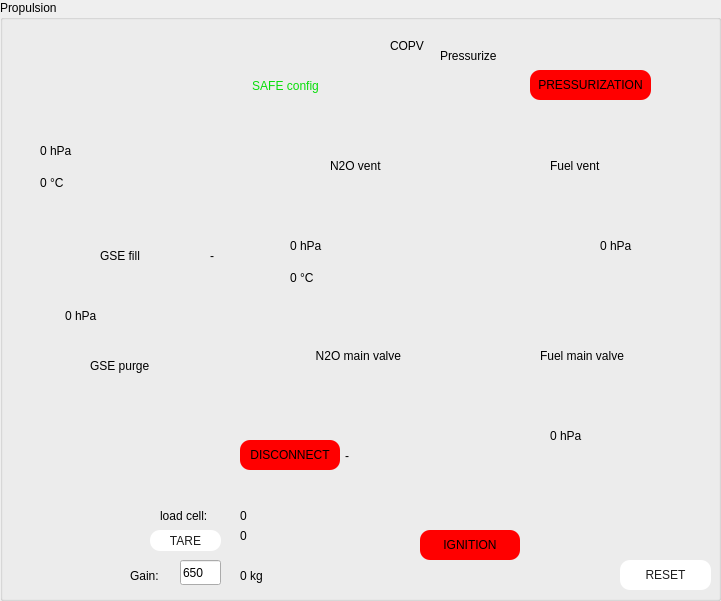
   <widget class="QGroupBox" name="groupBox_2">
    <property name="geometry">
     <rect>
      <x>19</x>
      <y>39</y>
      <width>721</width>
      <height>601</height>
     </rect>
    </property>
    <property name="styleSheet">
     <string notr="true"/>
    </property>
    <property name="title">
     <string>Propulsion</string>
    </property>
    <widget class="QPushButton" name="reset_valves">
     <property name="geometry">
      <rect>
       <x>620</x>
       <y>560</y>
       <width>91</width>
       <height>30</height>
      </rect>
     </property>
     <property name="styleSheet">
      <string notr="true">QPushButton{
color: rgb(30, 30, 30);
font: 9pt &quot;Verdana&quot;;
border-radius: 10px;
background: white;
}
QPushButton:hover {
font: 700 9pt &quot;Verdana&quot;;
}
QPushButton:pressed {
font: 700 9pt &quot;Verdana&quot;;
color: white;
background: transparent;
border: 3px  solid white;
}

QPushButton:focus{
border: none;
}

</string>
     </property>
     <property name="text">
      <string>RESET</string>
     </property>
    </widget>
    <widget class="QPushButton" name="GSE_fill">
     <property name="geometry">
      <rect>
       <x>150</x>
       <y>230</y>
       <width>61</width>
       <height>51</height>
      </rect>
     </property>
     <property name="styleSheet">
      <string notr="true">QPushButton {
	background: transparent;
	qproperty-icon: url(:/assets/GS_valve_V2_CloseH.svg);
   qproperty-iconSize: 50px;
}
QPushButton:hover {
	background-color: rgba(0, 0, 0, 50); 
}
</string>
     </property>
     <property name="text">
      <string/>
     </property>
     <property name="flat">
      <bool>true</bool>
     </property>
    </widget>
    <widget class="QPushButton" name="GSE_vent">
     <property name="geometry">
      <rect>
       <x>150</x>
       <y>340</y>
       <width>61</width>
       <height>51</height>
      </rect>
     </property>
     <property name="styleSheet">
      <string notr="true">QPushButton {
	background-color: transparent;
	qproperty-icon: url(:/assets/GS_valve_V2_OpenV.svg);
   qproperty-iconSize: 50px;
}
QPushButton:hover {
	background-color: rgba(0, 0, 0, 50); 
}
QPushButton:pressed {
	background-color: rgba(0, 0, 0, 50); 
}
</string>
     </property>
     <property name="text">
      <string/>
     </property>
     <property name="autoDefault">
      <bool>false</bool>
     </property>
     <property name="default">
      <bool>false</bool>
     </property>
     <property name="flat">
      <bool>true</bool>
     </property>
    </widget>
    <widget class="QLabel" name="label">
     <property name="geometry">
      <rect>
       <x>100</x>
       <y>240</y>
       <width>51</width>
       <height>31</height>
      </rect>
     </property>
     <property name="styleSheet">
      <string notr="true">background: transparent;
font: 9pt &quot;Verdana&quot;;
</string>
     </property>
     <property name="text">
      <string>GSE fill</string>
     </property>
    </widget>
    <widget class="QLabel" name="label_2">
     <property name="geometry">
      <rect>
       <x>90</x>
       <y>350</y>
       <width>71</width>
       <height>31</height>
      </rect>
     </property>
     <property name="styleSheet">
      <string notr="true">background: transparent;
font: 9pt &quot;Verdana&quot;;
</string>
     </property>
     <property name="text">
      <string>GSE purge</string>
     </property>
    </widget>
    <widget class="QLabel" name="label_3">
     <property name="geometry">
      <rect>
       <x>290</x>
       <y>340</y>
       <width>111</width>
       <height>31</height>
      </rect>
     </property>
     <property name="styleSheet">
      <string notr="true">background: transparent;
font: 9pt &quot;Verdana&quot;;
</string>
     </property>
     <property name="text">
      <string>N2O main valve</string>
     </property>
     <property name="alignment">
      <set>Qt::AlignRight|Qt::AlignTrailing|Qt::AlignVCenter</set>
     </property>
    </widget>
    <widget class="QLabel" name="label_4">
     <property name="geometry">
      <rect>
       <x>540</x>
       <y>340</y>
       <width>101</width>
       <height>31</height>
      </rect>
     </property>
     <property name="styleSheet">
      <string notr="true">background: transparent;
font: 9pt &quot;Verdana&quot;;
</string>
     </property>
     <property name="text">
      <string>Fuel main valve</string>
     </property>
    </widget>
    <widget class="QPushButton" name="AV_servo_N2O">
     <property name="geometry">
      <rect>
       <x>396</x>
       <y>330</y>
       <width>61</width>
       <height>51</height>
      </rect>
     </property>
     <property name="styleSheet">
      <string notr="true">QPushButton {
	background: transparent;
	qproperty-icon: url(:/assets/GS_valve_V2_CloseH.svg);
   qproperty-iconSize: 50px;
}
QPushButton:hover {
	background-color: rgba(0, 0, 0, 50); 
}
</string>
     </property>
     <property name="text">
      <string/>
     </property>
     <property name="flat">
      <bool>true</bool>
     </property>
    </widget>
    <widget class="QPushButton" name="AV_servo_fuel">
     <property name="geometry">
      <rect>
       <x>478</x>
       <y>330</y>
       <width>61</width>
       <height>51</height>
      </rect>
     </property>
     <property name="styleSheet">
      <string notr="true">QPushButton {
	background-color: transparent;
	qproperty-icon: url(:/assets/GS_valve_V2_CloseH.svg);
   qproperty-iconSize: 50px;
}
QPushButton:hover {
	background-color: rgba(0, 0, 0, 50); 
}
</string>
     </property>
     <property name="text">
      <string/>
     </property>
     <property name="flat">
      <bool>true</bool>
     </property>
    </widget>
    <widget class="QPushButton" name="AV_vent_N2O">
     <property name="geometry">
      <rect>
       <x>340</x>
       <y>167</y>
       <width>61</width>
       <height>51</height>
      </rect>
     </property>
     <property name="styleSheet">
      <string notr="true">QPushButton {
	background-color: transparent;
	qproperty-icon: url(:/assets/GS_valve_V2_OpenH.svg);
   qproperty-iconSize: 50px;
}
QPushButton:hover {
	background-color: rgba(0, 0, 0, 50); 
}
</string>
     </property>
     <property name="text">
      <string/>
     </property>
     <property name="flat">
      <bool>true</bool>
     </property>
    </widget>
    <widget class="QPushButton" name="AV_vent_fuel">
     <property name="geometry">
      <rect>
       <x>540</x>
       <y>167</y>
       <width>61</width>
       <height>51</height>
      </rect>
     </property>
     <property name="styleSheet">
      <string notr="true">QPushButton {
	background-color: transparent;
	qproperty-icon: url(:/assets/GS_valve_V2_OpenH.svg);
   qproperty-iconSize: 50px;
}
QPushButton:hover {
	background-color: rgba(0, 0, 0, 50); 
}
</string>
     </property>
     <property name="text">
      <string/>
     </property>
     <property name="flat">
      <bool>true</bool>
     </property>
    </widget>
    <widget class="QPushButton" name="AV_pressurization">
     <property name="geometry">
      <rect>
       <x>440</x>
       <y>70</y>
       <width>61</width>
       <height>51</height>
      </rect>
     </property>
     <property name="styleSheet">
      <string notr="true">QPushButton {
	background-color: transparent;
	qproperty-icon: url(:/assets/GS_valve_V2_CloseV.svg);
   qproperty-iconSize: 50px;
}
QPushButton:hover {
	background-color: rgba(0, 0, 0, 50); 
}
</string>
     </property>
     <property name="text">
      <string/>
     </property>
     <property name="flat">
      <bool>true</bool>
     </property>
    </widget>
    <widget class="QLabel" name="label_5">
     <property name="geometry">
      <rect>
       <x>550</x>
       <y>150</y>
       <width>81</width>
       <height>31</height>
      </rect>
     </property>
     <property name="styleSheet">
      <string notr="true">background: transparent;
font: 9pt &quot;Verdana&quot;;
</string>
     </property>
     <property name="text">
      <string>Fuel vent</string>
     </property>
    </widget>
    <widget class="QLabel" name="label_6">
     <property name="geometry">
      <rect>
       <x>330</x>
       <y>150</y>
       <width>61</width>
       <height>31</height>
      </rect>
     </property>
     <property name="styleSheet">
      <string notr="true">background: transparent;
font: 9pt &quot;Verdana&quot;;
</string>
     </property>
     <property name="text">
      <string>N2O vent</string>
     </property>
    </widget>
    <widget class="QLabel" name="label_7">
     <property name="geometry">
      <rect>
       <x>440</x>
       <y>40</y>
       <width>71</width>
       <height>31</height>
      </rect>
     </property>
     <property name="styleSheet">
      <string notr="true">background: transparent;
font: 9pt &quot;Verdana&quot;;
</string>
     </property>
     <property name="text">
      <string>Pressurize</string>
     </property>
    </widget>
    <widget class="QLabel" name="GSE_pressure">
     <property name="geometry">
      <rect>
       <x>40</x>
       <y>135</y>
       <width>61</width>
       <height>31</height>
      </rect>
     </property>
     <property name="styleSheet">
      <string notr="true">background: transparent;
font: 9pt &quot;Verdana&quot;;
</string>
     </property>
     <property name="text">
      <string>0 hPa</string>
     </property>
    </widget>
    <widget class="QPushButton" name="prop_diagram">
     <property name="enabled">
      <bool>true</bool>
     </property>
     <property name="geometry">
      <rect>
       <x>20</x>
       <y>40</y>
       <width>691</width>
       <height>471</height>
      </rect>
     </property>
     <property name="styleSheet">
      <string notr="true">QPushButton{
background: transparent;
qproperty-icon: url(:/assets/Prop_background_V1.png);
qproperty-iconSize: 700px;
}

/*QPushButton:checked {
   border: none;
}*/</string>
     </property>
     <property name="text">
      <string/>
     </property>
     <property name="flat">
      <bool>true</bool>
     </property>
    </widget>
    <widget class="QLabel" name="GSE_temp">
     <property name="geometry">
      <rect>
       <x>40</x>
       <y>167</y>
       <width>61</width>
       <height>31</height>
      </rect>
     </property>
     <property name="styleSheet">
      <string notr="true">background: transparent;
font: 9pt &quot;Verdana&quot;;
</string>
     </property>
     <property name="text">
      <string>0 °C</string>
     </property>
    </widget>
    <widget class="QLabel" name="filling_pressure">
     <property name="geometry">
      <rect>
       <x>65</x>
       <y>300</y>
       <width>61</width>
       <height>31</height>
      </rect>
     </property>
     <property name="styleSheet">
      <string notr="true">background: transparent;
font: 9pt &quot;Verdana&quot;;
</string>
     </property>
     <property name="text">
      <string>0 hPa</string>
     </property>
    </widget>
    <widget class="QLabel" name="chamber_pressure">
     <property name="geometry">
      <rect>
       <x>550</x>
       <y>420</y>
       <width>61</width>
       <height>31</height>
      </rect>
     </property>
     <property name="styleSheet">
      <string notr="true">background: transparent;
font: 9pt &quot;Verdana&quot;;
</string>
     </property>
     <property name="text">
      <string>0 hPa</string>
     </property>
    </widget>
    <widget class="QLabel" name="fuel_pressure">
     <property name="geometry">
      <rect>
       <x>600</x>
       <y>230</y>
       <width>61</width>
       <height>31</height>
      </rect>
     </property>
     <property name="styleSheet">
      <string notr="true">background: transparent;
font: 9pt &quot;Verdana&quot;;
</string>
     </property>
     <property name="text">
      <string>0 hPa</string>
     </property>
    </widget>
    <widget class="QLabel" name="N2O_pressure">
     <property name="geometry">
      <rect>
       <x>290</x>
       <y>230</y>
       <width>61</width>
       <height>31</height>
      </rect>
     </property>
     <property name="styleSheet">
      <string notr="true">background: transparent;
font: 9pt &quot;Verdana&quot;;
</string>
     </property>
     <property name="text">
      <string>0 hPa</string>
     </property>
    </widget>
    <widget class="QLabel" name="N2O_temp">
     <property name="geometry">
      <rect>
       <x>290</x>
       <y>262</y>
       <width>61</width>
       <height>31</height>
      </rect>
     </property>
     <property name="styleSheet">
      <string notr="true">background: transparent;
font: 9pt &quot;Verdana&quot;;
</string>
     </property>
     <property name="text">
      <string>0 °C</string>
     </property>
    </widget>
    <widget class="QPushButton" name="ignition_cmd">
     <property name="geometry">
      <rect>
       <x>420</x>
       <y>530</y>
       <width>100</width>
       <height>30</height>
      </rect>
     </property>
     <property name="styleSheet">
      <string notr="true">QPushButton{
font: 9pt &quot;Verdana&quot;;
border-radius: 10px;
background: red;
}
QPushButton:hover {
font: 700 9pt &quot;Verdana&quot;;
}
QPushButton:pressed {
font: 700 9pt &quot;Verdana&quot;;
color: white;
background: transparent;
border: 3px  solid red;
}</string>
     </property>
     <property name="text">
      <string>IGNITION</string>
     </property>
    </widget>
    <widget class="QPushButton" name="disconnect_cmd">
     <property name="geometry">
      <rect>
       <x>240</x>
       <y>440</y>
       <width>100</width>
       <height>30</height>
      </rect>
     </property>
     <property name="styleSheet">
      <string notr="true">QPushButton{
font: 9pt &quot;Verdana&quot;;
border-radius: 10px;
background: red;
}
QPushButton:hover {
font: 700 9pt &quot;Verdana&quot;;
}
QPushButton:pressed {
font: 700 9pt &quot;Verdana&quot;;
color: white;
background: transparent;
border: 3px  solid red;
}</string>
     </property>
     <property name="text">
      <string>DISCONNECT</string>
     </property>
     <property name="flat">
      <bool>false</bool>
     </property>
    </widget>
    <widget class="QLabel" name="safe_config_label">
     <property name="geometry">
      <rect>
       <x>230</x>
       <y>70</y>
       <width>111</width>
       <height>31</height>
      </rect>
     </property>
     <property name="styleSheet">
      <string notr="true">background: transparent;
font: 10pt &quot;Verdana&quot;;
color: rgb(8, 222, 10);</string>
     </property>
     <property name="text">
      <string>SAFE config</string>
     </property>
     <property name="alignment">
      <set>Qt::AlignCenter</set>
     </property>
    </widget>
    <widget class="QLabel" name="load_cell">
     <property name="geometry">
      <rect>
       <x>240</x>
       <y>500</y>
       <width>61</width>
       <height>31</height>
      </rect>
     </property>
     <property name="styleSheet">
      <string notr="true">background: transparent;
font: 9pt &quot;Verdana&quot;;
</string>
     </property>
     <property name="text">
      <string>0</string>
     </property>
    </widget>
    <widget class="QLabel" name="load_cell_label">
     <property name="geometry">
      <rect>
       <x>160</x>
       <y>500</y>
       <width>71</width>
       <height>31</height>
      </rect>
     </property>
     <property name="styleSheet">
      <string notr="true">background: transparent;
font: 9pt &quot;Verdana&quot;;
</string>
     </property>
     <property name="text">
      <string>load cell:</string>
     </property>
    </widget>
    <widget class="QPushButton" name="tare_button">
     <property name="geometry">
      <rect>
       <x>150</x>
       <y>530</y>
       <width>71</width>
       <height>21</height>
      </rect>
     </property>
     <property name="styleSheet">
      <string notr="true">QPushButton{
color: rgb(30, 30, 30);
font: 9pt &quot;Verdana&quot;;
border-radius: 10px;
background: white;
}
QPushButton:hover {
font: 700 9pt &quot;Verdana&quot;;
}
QPushButton:pressed {
font: 700 9pt &quot;Verdana&quot;;
color: white;
background: transparent;
border: 3px  solid white;
}

QPushButton:focus{
border: none;
}

</string>
     </property>
     <property name="text">
      <string>TARE</string>
     </property>
    </widget>
    <widget class="QLabel" name="load_cell_tare">
     <property name="geometry">
      <rect>
       <x>240</x>
       <y>520</y>
       <width>61</width>
       <height>31</height>
      </rect>
     </property>
     <property name="styleSheet">
      <string notr="true">background: transparent;
font: 9pt &quot;Verdana&quot;;
</string>
     </property>
     <property name="text">
      <string>0</string>
     </property>
    </widget>
    <widget class="QLabel" name="load_cell_kg">
     <property name="geometry">
      <rect>
       <x>240</x>
       <y>560</y>
       <width>61</width>
       <height>31</height>
      </rect>
     </property>
     <property name="styleSheet">
      <string notr="true">background: transparent;
font: 9pt &quot;Verdana&quot;;
</string>
     </property>
     <property name="text">
      <string>0 kg</string>
     </property>
    </widget>
    <widget class="QLineEdit" name="load_cell_gain_edit">
     <property name="geometry">
      <rect>
       <x>180</x>
       <y>560</y>
       <width>41</width>
       <height>25</height>
      </rect>
     </property>
     <property name="text">
      <string>650</string>
     </property>
    </widget>
    <widget class="QLabel" name="load_cell_label_2">
     <property name="geometry">
      <rect>
       <x>130</x>
       <y>560</y>
       <width>41</width>
       <height>31</height>
      </rect>
     </property>
     <property name="styleSheet">
      <string notr="true">background: transparent;
font: 9pt &quot;Verdana&quot;;
</string>
     </property>
     <property name="text">
      <string>Gain:</string>
     </property>
    </widget>
    <widget class="QPushButton" name="pressurization_cmd">
     <property name="geometry">
      <rect>
       <x>530</x>
       <y>70</y>
       <width>121</width>
       <height>30</height>
      </rect>
     </property>
     <property name="styleSheet">
      <string notr="true">QPushButton{
font: 9pt &quot;Verdana&quot;;
border-radius: 10px;
background: red;
}
QPushButton:hover {
font: 700 9pt &quot;Verdana&quot;;
}
QPushButton:pressed {
font: 700 9pt &quot;Verdana&quot;;
color: white;
background: transparent;
border: 3px  solid red;
}</string>
     </property>
     <property name="text">
      <string>PRESSURIZATION</string>
     </property>
     <property name="flat">
      <bool>false</bool>
     </property>
    </widget>
    <widget class="QLabel" name="label_10">
     <property name="geometry">
      <rect>
       <x>390</x>
       <y>30</y>
       <width>41</width>
       <height>31</height>
      </rect>
     </property>
     <property name="styleSheet">
      <string notr="true">background: transparent;
font: 9pt &quot;Verdana&quot;;
</string>
     </property>
     <property name="text">
      <string>COPV</string>
     </property>
    </widget>
    <widget class="QLabel" name="GSE_vent_light">
     <property name="geometry">
      <rect>
       <x>60</x>
       <y>355</y>
       <width>20</width>
       <height>20</height>
      </rect>
     </property>
     <property name="styleSheet">
      <string notr="true">image: url(:/assets/symbol_inactive.png);
</string>
     </property>
     <property name="text">
      <string/>
     </property>
    </widget>
    <widget class="QLabel" name="GSE_fill_light">
     <property name="geometry">
      <rect>
       <x>70</x>
       <y>245</y>
       <width>20</width>
       <height>20</height>
      </rect>
     </property>
     <property name="styleSheet">
      <string notr="true">image: url(:/assets/symbol_inactive.png);</string>
     </property>
     <property name="text">
      <string/>
     </property>
    </widget>
    <widget class="QLabel" name="N2O_vent_light">
     <property name="geometry">
      <rect>
       <x>300</x>
       <y>155</y>
       <width>20</width>
       <height>20</height>
      </rect>
     </property>
     <property name="styleSheet">
      <string notr="true">image: url(:/assets/symbol_inactive.png);</string>
     </property>
     <property name="text">
      <string/>
     </property>
    </widget>
    <widget class="QLabel" name="fuel_vent_light">
     <property name="geometry">
      <rect>
       <x>615</x>
       <y>155</y>
       <width>20</width>
       <height>20</height>
      </rect>
     </property>
     <property name="styleSheet">
      <string notr="true">image: url(:/assets/symbol_inactive.png);</string>
     </property>
     <property name="text">
      <string/>
     </property>
    </widget>
    <widget class="QLabel" name="N2O_servo_light">
     <property name="geometry">
      <rect>
       <x>275</x>
       <y>345</y>
       <width>20</width>
       <height>20</height>
      </rect>
     </property>
     <property name="styleSheet">
      <string notr="true">image: url(:/assets/symbol_inactive.png);</string>
     </property>
     <property name="text">
      <string/>
     </property>
    </widget>
    <widget class="QLabel" name="fuel_servo_light">
     <property name="geometry">
      <rect>
       <x>645</x>
       <y>345</y>
       <width>20</width>
       <height>20</height>
      </rect>
     </property>
     <property name="styleSheet">
      <string notr="true">image: url(:/assets/symbol_inactive.png);</string>
     </property>
     <property name="text">
      <string/>
     </property>
    </widget>
    <widget class="QLabel" name="pressurize_light">
     <property name="geometry">
      <rect>
       <x>510</x>
       <y>45</y>
       <width>20</width>
       <height>20</height>
      </rect>
     </property>
     <property name="styleSheet">
      <string notr="true">image: url(:/assets/symbol_inactive.png);</string>
     </property>
     <property name="text">
      <string/>
     </property>
    </widget>
    <widget class="QLabel" name="GSE_fill_timer">
     <property name="geometry">
      <rect>
       <x>210</x>
       <y>240</y>
       <width>61</width>
       <height>31</height>
      </rect>
     </property>
     <property name="styleSheet">
      <string notr="true">background: transparent;
font: 9pt &quot;Verdana&quot;;
</string>
     </property>
     <property name="text">
      <string>-</string>
     </property>
    </widget>
    <widget class="QLabel" name="disconnect_timer">
     <property name="geometry">
      <rect>
       <x>345</x>
       <y>440</y>
       <width>61</width>
       <height>31</height>
      </rect>
     </property>
     <property name="styleSheet">
      <string notr="true">background: transparent;
font: 9pt &quot;Verdana&quot;;
</string>
     </property>
     <property name="text">
      <string>-</string>
     </property>
    </widget>
    <zorder>prop_diagram</zorder>
    <zorder>label</zorder>
    <zorder>reset_valves</zorder>
    <zorder>GSE_fill</zorder>
    <zorder>GSE_vent</zorder>
    <zorder>label_2</zorder>
    <zorder>label_3</zorder>
    <zorder>label_4</zorder>
    <zorder>AV_servo_N2O</zorder>
    <zorder>AV_servo_fuel</zorder>
    <zorder>AV_vent_N2O</zorder>
    <zorder>AV_vent_fuel</zorder>
    <zorder>AV_pressurization</zorder>
    <zorder>label_5</zorder>
    <zorder>label_6</zorder>
    <zorder>label_7</zorder>
    <zorder>GSE_pressure</zorder>
    <zorder>GSE_temp</zorder>
    <zorder>filling_pressure</zorder>
    <zorder>chamber_pressure</zorder>
    <zorder>fuel_pressure</zorder>
    <zorder>N2O_pressure</zorder>
    <zorder>N2O_temp</zorder>
    <zorder>ignition_cmd</zorder>
    <zorder>disconnect_cmd</zorder>
    <zorder>safe_config_label</zorder>
    <zorder>load_cell</zorder>
    <zorder>load_cell_label</zorder>
    <zorder>tare_button</zorder>
    <zorder>load_cell_tare</zorder>
    <zorder>load_cell_kg</zorder>
    <zorder>load_cell_gain_edit</zorder>
    <zorder>load_cell_label_2</zorder>
    <zorder>pressurization_cmd</zorder>
    <zorder>label_10</zorder>
    <zorder>GSE_vent_light</zorder>
    <zorder>GSE_fill_light</zorder>
    <zorder>N2O_vent_light</zorder>
    <zorder>fuel_vent_light</zorder>
    <zorder>N2O_servo_light</zorder>
    <zorder>fuel_servo_light</zorder>
    <zorder>pressurize_light</zorder>
    <zorder>GSE_fill_timer</zorder>
    <zorder>disconnect_timer</zorder>
   </widget>
